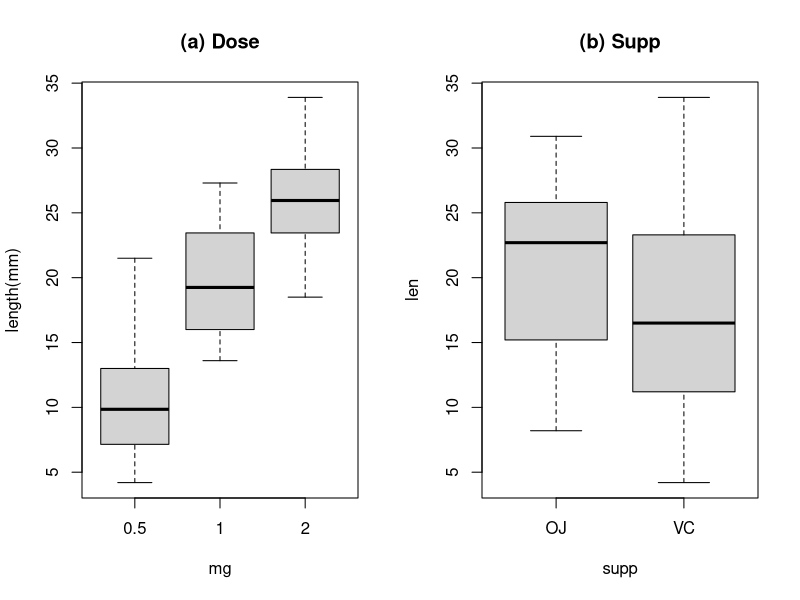
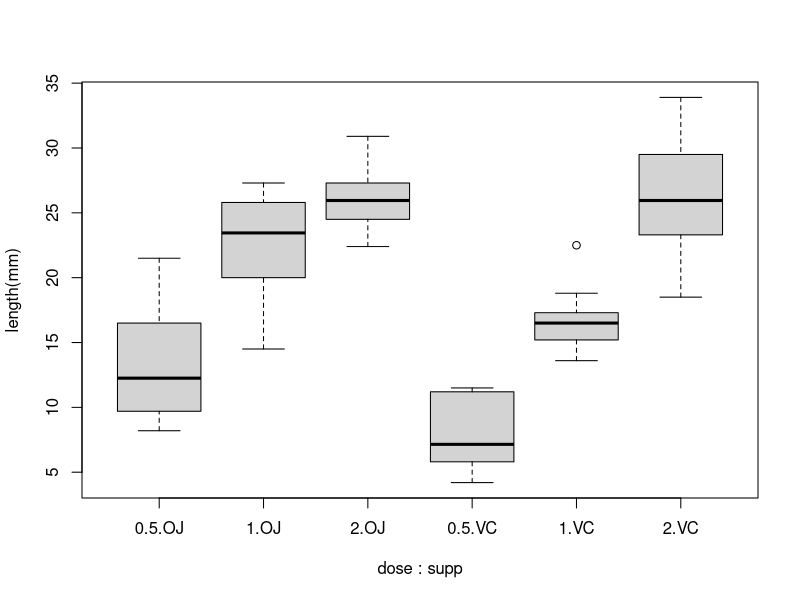

Recreate these plots in R, in order.
## ---- chunk 1
print("Chuck 1")
library(datasets)
data(ToothGrowth)
?ToothGrowth
str(ToothGrowth)

## ---- chunk 2
print("Chuck 2")

# factorising dose 
ToothGrowth$dose <- factor(ToothGrowth$dose)

# summarize the data
summary(ToothGrowth)
with(ToothGrowth, table(dose,supp))

# NA data
print("number of NAs"); sum(is.na(ToothGrowth))

## ---- chunk 3

print("Chuck 3")
par(mfrow=c(1,2))
boxplot(len ~ dose, data = ToothGrowth, main="(a) Dose",xlab="mg", ylab="length(mm)")
boxplot(len ~ supp, data = ToothGrowth, main="(b) Supp")

print("Chuck 4")
par(mfrow=c(1,1))
boxplot(len ~ dose*supp, data = ToothGrowth,ylab="length(mm)")

## ---- chunk 4

print("Chuck 4")
with(ToothGrowth, pairwise.t.test(len,dose, pool.sd=FALSE))

## ---- chunk 5

print("Chuck 5")
with(ToothGrowth, t.test(len~supp))

## ---- chunk 6

print("Chuck 6")
levels <- levels(ToothGrowth$dose);levels

# t-test regarding dose grouped by supp

re <- lapply(1:length(levels), function(i) 
    with(ToothGrowth,
         t.test(len[dose==levels[[i]]]~supp[dose==levels[[i]]])
         )
    )

lapply(1:3, function(i) re[[i]]$conf.int)

